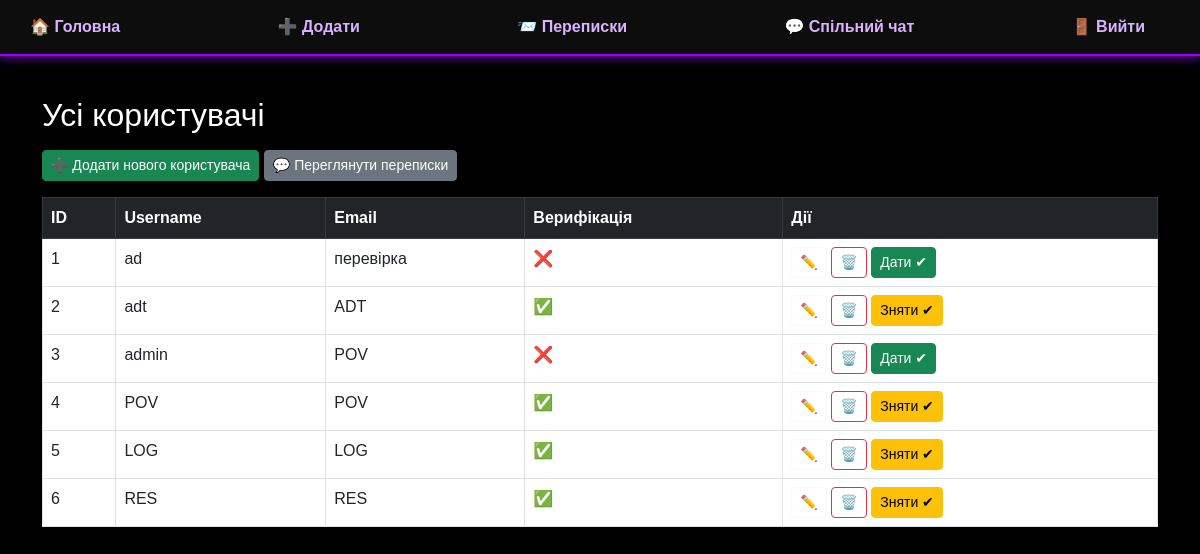
/admin (signed in), run on the app's committed database.
### tables this page shows
CREATE TABLE users (
    id INTEGER PRIMARY KEY AUTOINCREMENT,
    username TEXT UNIQUE,
    password TEXT,
    name TEXT,
    avatar TEXT,
    is_verified INTEGER DEFAULT 0,
    description TEXT,
    category TEXT,
    city TEXT,
    last_seen TEXT
, visible INTEGER DEFAULT 1, is_admin INTEGER DEFAULT 0, email TEXT);

### app.py (the view)
@app.route('/admin')
def admin_panel():
    if session.get('username') != 'admin':
        return redirect('/login')
    conn = get_db()
    cursor = conn.cursor()
    cursor.execute("SELECT id, username, name, city, category, is_verified FROM users")
    users = cursor.fetchall()
    conn.close()
    return render_template('admin/index.html', users=users)

### app.py (called while the page is built)
def get_db():
    return sqlite3.connect(os.path.join(os.path.dirname(os.path.abspath(__file__)), 'data/users.db'))

@app.before_request
def update_last_seen():
    session.permanent = True
    if "username" in session:
        conn = get_db()
        c = conn.cursor()
        c.execute("UPDATE users SET last_seen = ? WHERE username = ?", (datetime.utcnow().isoformat(), session["username"]))
        conn.commit()
        conn.close()

### templates/admin/index.html (shortened to what this page needs)
{% extends 'admin/layout.html' %}
{% block content %}
<h2 class="mb-3">Усі користувачі</h2>
<p>
    <a href="{{ url_for('add_user') }}" class="btn btn-success btn-sm">➕ Додати нового користувача</a>
    <a href="{{ url_for('view_messages') }}" class="btn btn-secondary btn-sm">💬 Переглянути переписки</a>
</p>
<table class="table table-hover table-bordered mt-3 text-white">
  <thead class="table-dark">
    <tr>
      <th>ID</th>
      <th>Username</th>
      <th>Email</th>
      <th>Верифікація</th>
      <th>Дії</th>
    </tr>
  </thead>
  <tbody>
    {% for user in users %}
      <tr>
        <td>{{ user[0] }}</td>
        <td>{{ user[1] }}</td>
        <td>{{ user[2] }}</td>
        <td>
          {% if user[5] == 1 %}
            ✅
          {% else %}
            ❌
          {% endif %}
        </td>
        <td>
          <a href="{{ url_for('edit_user', user_id=user[0]) }}" class="btn btn-sm btn-outline-light">✏️</a>
          <a href="{{ url_for('delete_user', user_id=user[0]) }}" class="btn btn-sm btn-outline-danger" onclick="return confirm('Видалити користувача?')">🗑️</a>
          {% if user[5] == 1 %}
            <a href="{{ url_for('unverify_user', user_id=user[0]) }}" class="btn btn-sm btn-warning">Зняти ✔</a>
          {% else %}
            <a href="{{ url_for('verify_user', user_id=user[0]) }}" class="btn btn-sm btn-success">Дати ✔</a>
          {% endif %}
        </td>
      </tr>
    {% endfor %}
  </tbody>
</table>
{% endblock %}

### templates/admin/layout.html (style rules this page uses)
body { background-color: #000; color: #fff; font-family: 'Orbitron', sans-serif; }
.table-dark { background-color: #1e1e1e; }

### data on the page
users: id "1", username "ad", name "перевірка"
users: id "2", username "adt", name "ADT"
users: id "3", username "admin", name "POV"
users: id "4", username "POV", name "POV"
users: id "5", username "LOG", name "LOG"
users: id "6", username "RES", name "RES"
